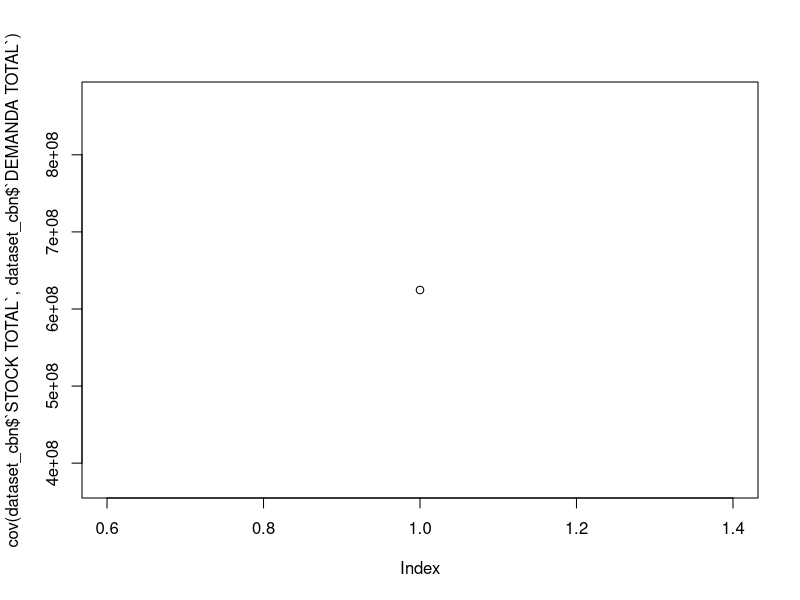
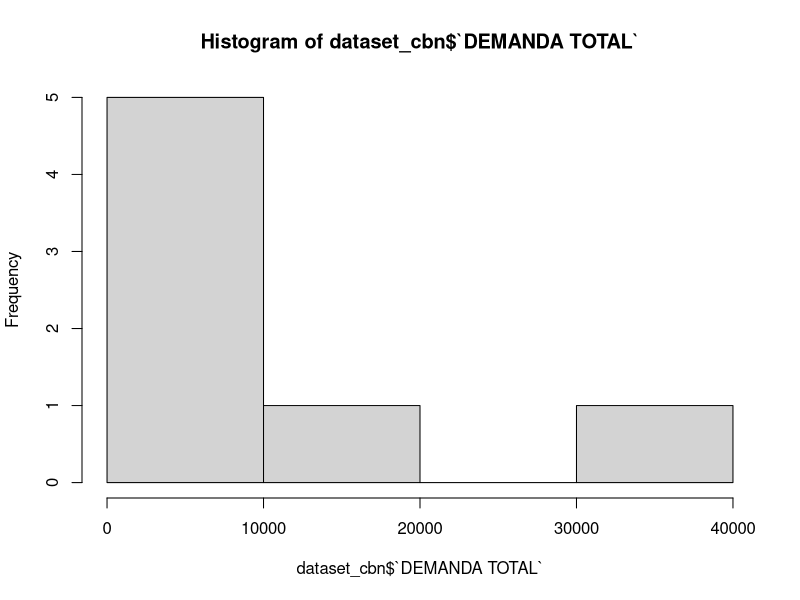
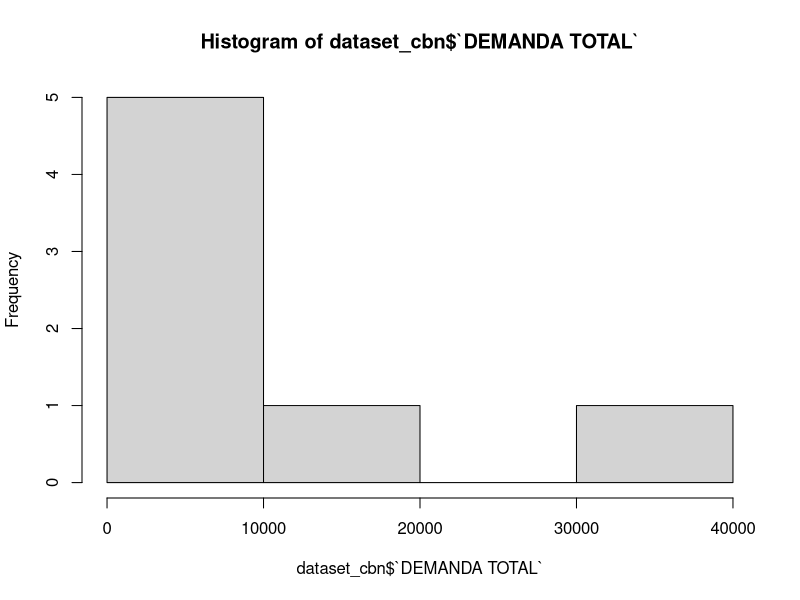
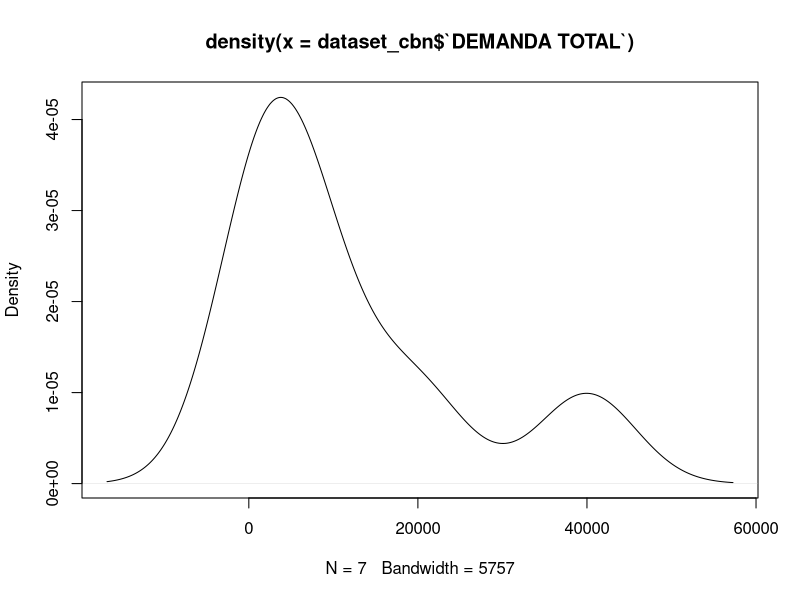

Write the R code that produced these figures, in order.
## ---- chunk 1
knitr::opts_chunk$set(echo = TRUE)
## ---- chunk 2
library(readxl)
dataset_cbn <- read_excel("dataset cbn.xlsx")
## ---- chunk 3
head(dataset_cbn)
## ---- chunk 4
plot(cov(dataset_cbn$`STOCK TOTAL`,dataset_cbn$`DEMANDA TOTAL`))
## ---- chunk 5
plot(hist(dataset_cbn$`DEMANDA TOTAL`))
## ---- chunk 6
plot(density(dataset_cbn$`DEMANDA TOTAL`))

